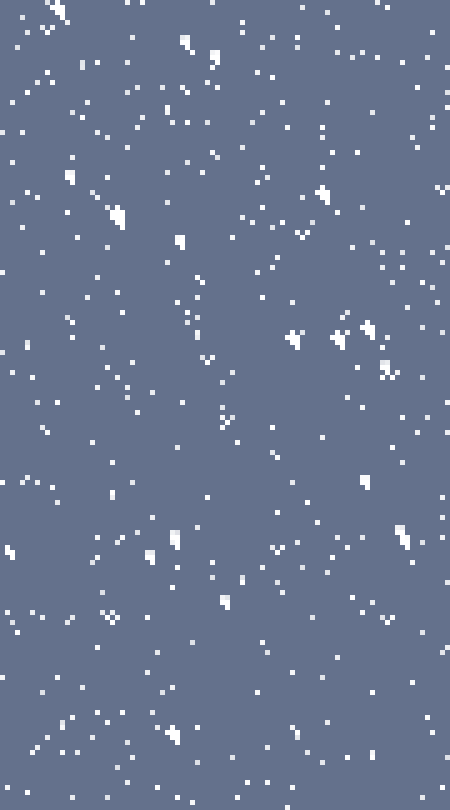
Frame 1 (no input)
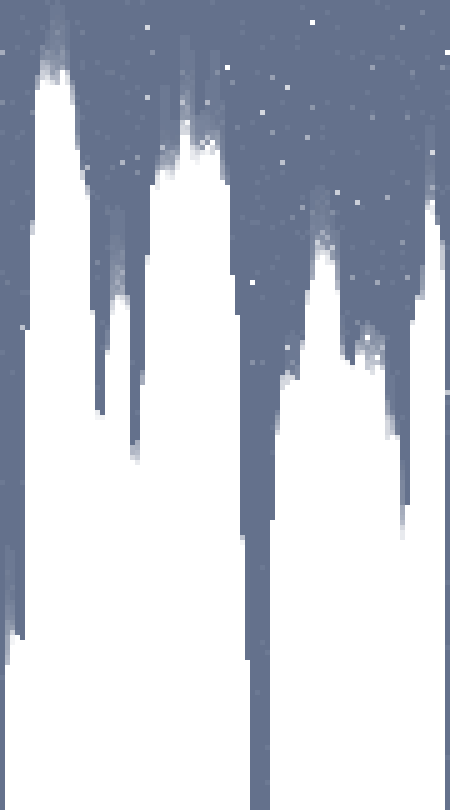
Frame 60 (no input)
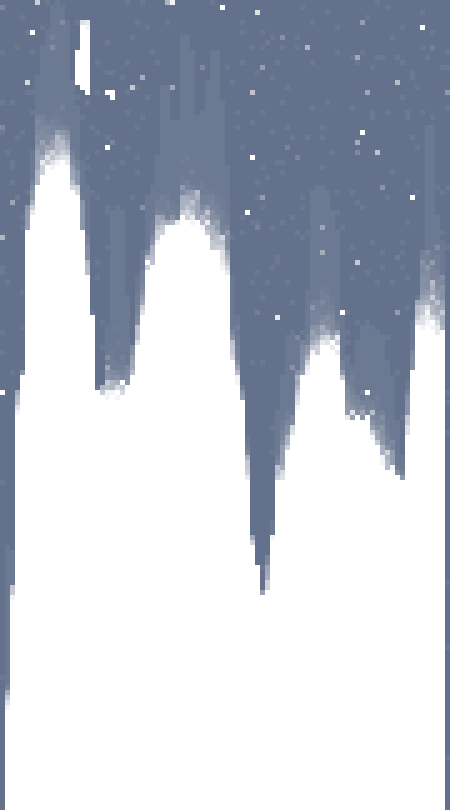
Frame 120 (the mouse pressed at the canvas centre since frame 60)

The p5.js sketch that drew these frames (run headless with seeded random() and noise() and a simulated clock; from frame 60 on, the mouse is pressed at the canvas centre):

// p5.js sketch
// ── sketch.js
/* rows and columns are flipped lol */
let width = 450;
let height = 810;

let grid_rows = width / 5;
let grid_cols = height / 5;

let w = width / grid_rows;
let h = height / grid_cols;

let grid = new Array(grid_rows);
for (let i = 0; i < grid.length; i++) {
  grid[i] = new Array(grid_cols);
  for (let j = 0; j < grid_cols; j++) grid[i][j] = 0;
}

function setup() {
  createCanvas(width, height);
  background(100, 113, 140);

  for (let i = 0; i < 500; i++) {
    let x = int(random(0, grid.length));
    let y = int(random(0, grid[0].length));
    grid[x][y] += int(random(200, 255));
  }
}

let s_orig = 500;

function draw() {
  background(100, 113, 140, 20);
  stroke(0, 0);

  for (let r = 0; r < grid.length; r++) {
    for (let c = 0; c < grid[0].length; c++) {
      let p = grid[r][c];
      // if (p > 0) {
      // fill(0, 0);
      // let neighbor = grid[r][c - 1] * 0.05;

      if (c < grid[0].length / 2 && random() < 0.0004) {
        grid[r][c] = 255;
      }

      // let topneighbor = grid[r][c - 1];
      // if (topneighbor && random() > 0.2) {
      //   grid[r][c] = topneighbor;
      // }

      if (random() < 0.2) {
        grid[r][c] = 0;
      }

      if (r > 0 && r < grid.length - 1) {
        let neighbor = grid[r - 1][c];
        if (random() < 0.002) {
          grid[r][c] = grid[r][c] + grid[r - 1][c] + grid[r + 1][c];
        }

        // if (
        //   grid[r - 1][c] > 0 &&
        //   grid[r + 1][c] > 0 &&
        //   grid[r][c - 1] > 0 &&
        //   random() < 0.6
        // ) {
        //   grid[r][c] = 0;
        // }

        if (
          grid[r - 1][c - 1] + grid[r + 1][c - 1] + grid[r][c - 1] > 400 &&
          random() > 0.00025
        ) {
          //       grid[r - 1][c - 1] = Vj
          // grid[r + 1][c - 1] = 0
          grid[r][c] = 255;
        }
      }

      if (grid[r][c] > 0) {
        fill(255, grid[r][c]);
        // rect(r * w, c * h, w, h, w / 2, h / 2);
        rect(r * w, c * h, w, h);
      }
      // }
    }
  }
  // background(1, 50);
  // fill(255, 0);
  // stroke(255, 20);
  // // stroke("grey");
  // translate(width / 2, height / 2);
  // // s = 100 + 100 * (1 + sin(millis() / 1000));
  // s = s_orig - 250;
  // n = 100;
  // for (let i = 0; i < n; i++) {
  //   push();
  //   rotate((PI / (1000 * n)) * i * (millis() / 10000));
  //   rect(-s / 2, -s / 2, s, s);
  //   pop();
  //   // push();
  //   // rotate(-1 * PI * i * sin(millis() / 10000));
  //   // rect(-s / 2, -s / 2, s, s);
  //   // pop();
  // }
  // push();
  // rotate(-(PI + millis() / 500) / 3.0);
  // rect(-s / 2, -s / 2, s, s);
  // pop();
  // square(25, 25, 25);
}
